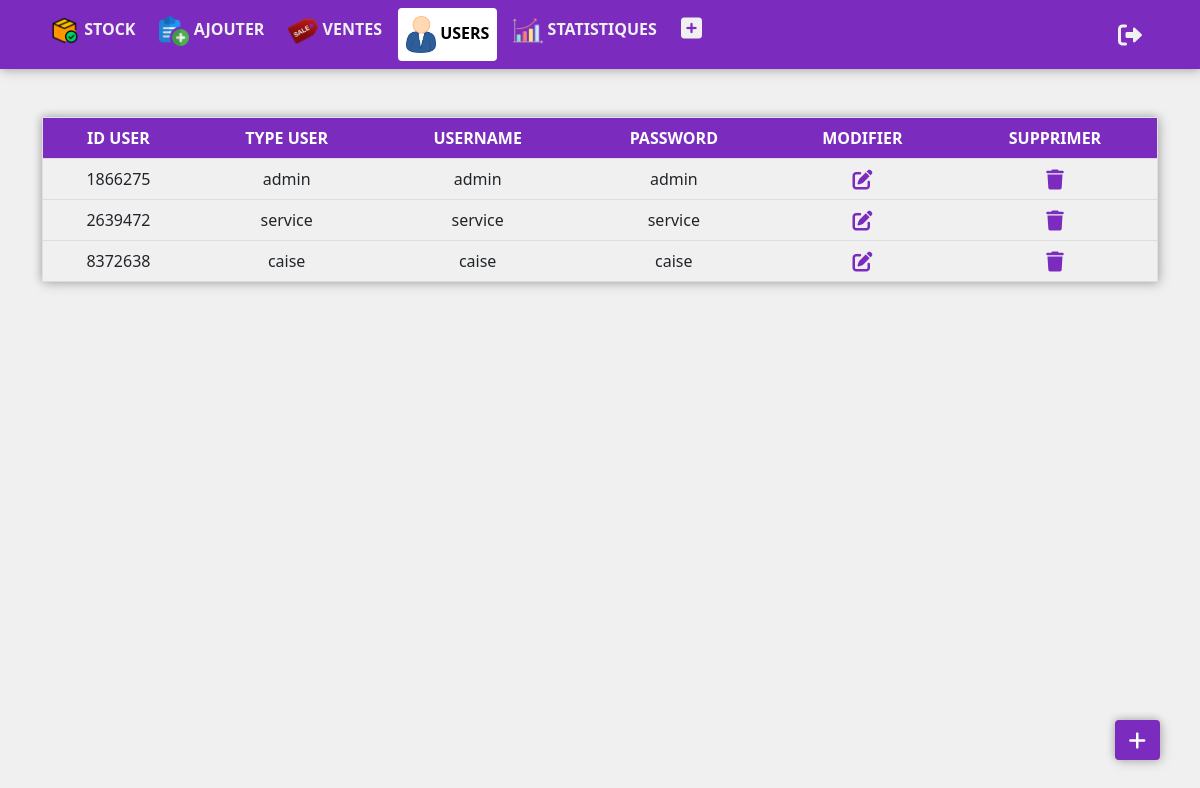
Screenshot of /pages/users.php (signed in) with the database file from the repository.
### tables this page shows
CREATE TABLE `user` (
  `id_user` varchar(200) NOT NULL,
  `type_user` varchar(50) NOT NULL,
  `username` varchar(200) NOT NULL,
  `password` varchar(200) NOT NULL,
  PRIMARY KEY (`id_user`),
  KEY `id_user` (`id_user`)
);

### pages/users.php (the view, shortened to what this page needs)
<!DOCTYPE html>
<html lang="en">
<?php
include "../database.php";
?>
<head>
    <link rel="stylesheet" href="https://pro.fontawesome.com/releases/v6.0.0-beta3/css/all.css">
    <link href="https://cdn.jsdelivr.net/npm/bootstrap@5.0.2/dist/css/bootstrap.min.css" rel="stylesheet">
    <link rel="stylesheet" href="../css/menu.css">
    <link rel="stylesheet" href="../css/table.css">
    <link rel="stylesheet" href="../css/stock.css">
</head>
<body>
    <nav class="navbar navbar-expand-lg">
        <?php
        include "../includes/adminMenu.php";
        ?>
    </nav>
    <button onclick="showAddDialog()" class="btn fixed-button"><i class="fa-solid fa-plus fa-lg"></i></button>
    <div class="container mt-5">
        <table class="table">
            <tr id="header">
                <th>ID USER</th>
                <th>TYPE USER</th>
                <th>USERNAME</th>
                <th>PASSWORD</th>
                <th>MODIFIER</th>
                <th>SUPPRIMER</th>
                <?php
                $requete = $db->prepare("SELECT * FROM user");
                $requete->execute();
                $users = $requete->fetchAll(PDO::FETCH_ASSOC);
                foreach ($users as $user) {
                    echo "<tr>";
                    echo "<td>" . $user["id_user"] . "</td>";
                    echo "<td>" . $user["type_user"] . "</td>";
                    echo "<td>" . $user["username"] . "</td>";
                    echo "<td>" . $user["password"] . "</td>";
                    echo '<td><a href="?edit=' . $user["id_user"] . '" style="color:#7b2cbf"><i class="fa-solid fa-pen-to-square fa-lg "></i></a></td>';
                    echo '<td><a href="?delete=' . $user["id_user"] . '" style="color:#7b2cbf"><i class="fa-solid fa-trash fa-lg "></i></a></td>';
                    echo "</tr>";
                }
                ?>
        </table>
    </div>
</body>
</html>

### css/table.css (style rules this page uses)
table { border-collapse: collapse; border: 1px solid #bdc3c7; box-shadow: 2px 2px 12px rgba(0, 0, 0, 0.2), -1px -1px 8px rgba(0, 0, 0, 0.2); }
tr { transition: all .2s ease-in; }
th, td { padding: 12px; text-align: center; font-size: 16px; border-bottom: 1px solid #ddd; }
#header { background-color: #7b2cbf; color: #fff; }

### css/stock.css (style rules this page uses)
body { background-color: #f0f0f0; font-family: 'Segoe UI', Tahoma, Geneva, Verdana, sans-serif; }
nav { background-color:#7b2cbf !important; box-shadow: 2px 2px 12px rgba(0, 0, 0, 0.2), -1px -1px 8px rgba(0, 0, 0, 0.2) !important; }

### pages/users.php (style rules this page uses)
.fixed-button { position: fixed; bottom: 40px; right: 40px; background-color: #7b2cbf; color: white; transition: .3s; border: 2px solid #7b2cbf; box-shadow: 2px 2px 12px rgba(0, 0, 0, 0.2), -1px -1px 8px rgba(0, 0, 0, 0.2); z-index: 10000; }

### rows the page displays
user: id_user "1866275", type_user "admin", username "admin", password "admin"
user: id_user "2639472", type_user "service", username "service", password "service"
user: id_user "8372638", type_user "caise", username "caise", password "caise"
